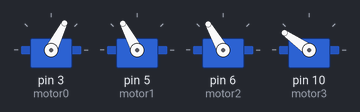
Bench run of a sketch on a simulated Arduino Uno, built with avr-gcc and run on an emulated ATmega328P. Shown: 4 × servo.

Above: at 0.1 s.
At 2.1 s:
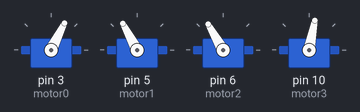
At 5.0 s:
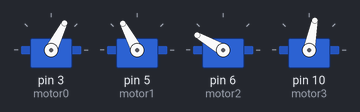
At 11.4 s:
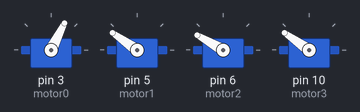
At 21.3 s:
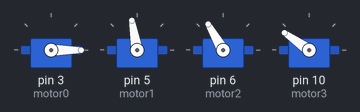
At 31.7 s:
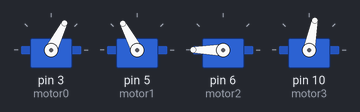
Timing chart, 0 to 33.2 s (numbered marks = the images above):
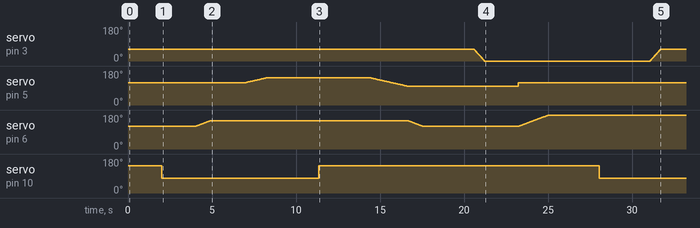

Measured:
- by itself, servo on pin 10 (motor3): 145° → 79° at 2.0 s, → 145° 9.3 s later, → 79° 16.7 s later

The sketch:

Robotic_Arm.ino
```cpp
#include <Servo.h>

Servo motor0;
int potpin0 = A0;
int val0;

Servo motor1;
int potpin1 = A1;
int val1;

Servo motor2;
int potpin2 = A2;
int val2;

Servo motor3;
int potpin3 = A3;
int val3;

void setup() {

  Serial.begin(9600);

  motor0.attach(3);
  motor1.attach(5);
  motor2.attach(6);
  motor3.attach(10);
}

void loop() {

//inicial
motor0.write(63);
motor1.write(118);
motor2.write(120);
motor3.write(145);

delay(2000);

//abrir garra
motor0.write(63);
motor1.write(118);
motor2.write(120);
motor3.write(79);

delay(2000);

//expandir
motor0.write(63);
motor1.write(118);
for(int i=120; i<=150; i++){
motor2.write(i);
delay(30);
}
motor3.write(79);

delay(2000);

//descer
motor0.write(63);
for(int i=118; i<=145; i++){
motor1.write(i);
delay(50);
}
motor2.write(150);
motor3.write(79);

delay(3000);

//pegar
motor0.write(63);
motor1.write(145);
motor2.write(150);
motor3.write(145);

delay(3000);

//encolher
motor0.write(63);
for(int i=145; i>=100; i--){
motor1.write(i);
delay(50);
}
for(int i=150; i>=120; i--){
motor2.write(i);
delay(30);
}
motor3.write(145);

  delay(3000);

//girar
for(int i=63; i>=0; i--){
motor0.write(i);
delay(10);
}
motor1.write(100);
motor2.write(120);
motor3.write(145);

delay(2000);

//expandir
motor0.write(0);
motor1.write(118);
for(int i=120; i<=180; i++){
motor2.write(i);
delay(30);
}
motor3.write(145);
delay(3000);

//soltar
motor0.write(0);
motor1.write(118);
motor2.write(180);
motor3.write(79);

delay(3000);

//voltar ao inicial
for(int i=0; i<=63; i++){
motor0.write(i);
delay(10);
}
motor1.write(118);
for(int i=180; i>=120; i++){
motor2.write(i);
delay(30);
}
motor3.write(145);
delay(10000);
}
```
